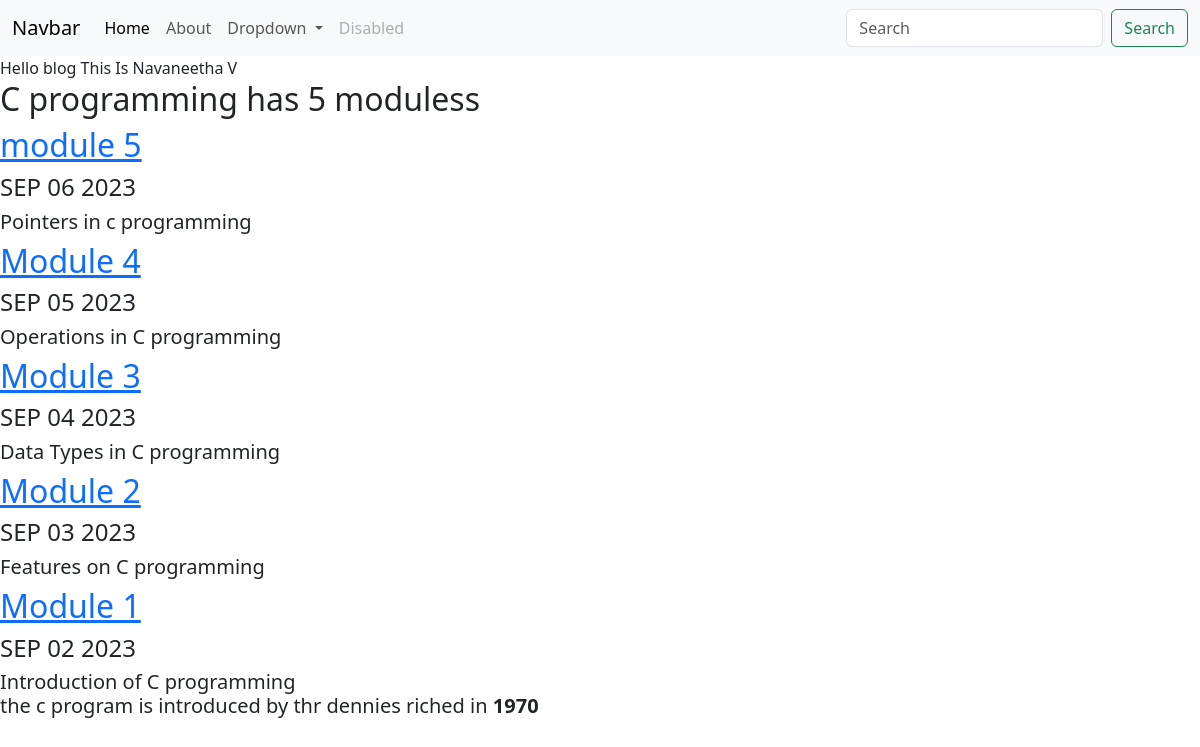
Screenshot of /blog/ with the database file from the repository.
### blog/models.py (models this page shows)
class Blog(models.Model):
    title=models.CharField(max_length=200)
    description=models.TextField()
    date=models.DateField()

### blog/views.py (the view)
# urls.py: path('',views.all_blogs, name='all_blogs'),
def all_blogs(request):
    blogs=Blog.objects.order_by('-date')
    return render(request,'blog/all_blogs.html', {'blogs':blogs})

### blog/templates/blog/all_blogs.html
{% extends 'portfolio/base.html' %}
{% block content %}
    Hello blog This Is Navaneetha V
    <h2>C programming has {{ blogs.count }} modules{{ blogs.count|pluralize}}</h2>
    {% for blog in blogs %}
    <a href="{% url 'blog:detail' blog.id %}"><h2>{{ blog.title}}</h2></a>
    <h4>{{ blog.date|date:'M d Y'|upper }}</h4>
    <h5>{{ blog.description|safe|truncatechars:100}}</h5>
    {% endfor %}
{% endblock %}

### portfolio/templates/portfolio/base.html (shortened to what this page needs)
<!doctype html>
<html lang="en">
  <head>
    <link href="https://cdn.jsdelivr.net/npm/bootstrap@5.3.1/dist/css/bootstrap.min.css" rel="stylesheet">
  </head>
  <body>
<nav class="navbar navbar-expand-lg bg-body-tertiary">
    <div class="container-fluid">
      <a class="navbar-brand" href="#">Navbar</a>
      <div class="collapse navbar-collapse" id="navbarSupportedContent">
        <ul class="navbar-nav me-auto mb-2 mb-lg-0">
          <li class="nav-item">
            <a class="nav-link active" aria-current="page" href="#">Home</a>
          </li>
          <li class="nav-item">
            <a class="nav-link" href="#">About</a>
          </li>
          <li class="nav-item dropdown">
            <a class="nav-link dropdown-toggle" href="#" role="button" data-bs-toggle="dropdown" aria-expanded="false">
              Dropdown
            </a>
          </li>
          <li class="nav-item">
            <a class="nav-link disabled" aria-disabled="true">Disabled</a>
          </li>
        </ul>
        <form class="d-flex" role="search">
          <input class="form-control me-2" type="search" placeholder="Search" aria-label="Search">
          <button class="btn btn-outline-success" type="submit">Search</button>
        </form>
      </div>
    </div>
  </nav>
{% block content %}{% endblock %}
</body>
</html>

### rows the page displays
Blog: title "module 5", date "SEP 06 2023", description "Pointers in c programming"
Blog: title "Module 4", date "SEP 05 2023", description "Operations in C programming"
Blog: title "Module 3", date "SEP 04 2023", description "Data Types in C programming"
Blog: title "Module 2", date "SEP 03 2023", description "Features on C programming"
Blog: title "Module 1", date "SEP 02 2023", description "Introduction of C programming the c program is introduced by thr dennies riched in 1970"

### other values shown
{{ blogs.count }} "5"
